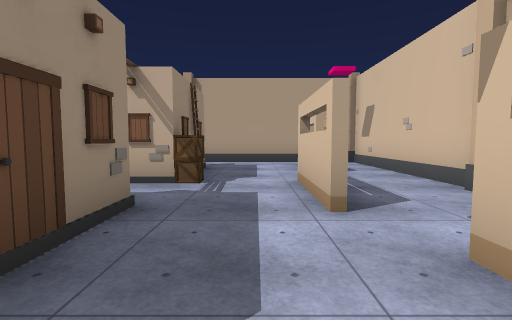
View 1 (above)

15 first-person views from a walk through a scene from a Unity 3-D project. The camera is 1.3 m above the floor, tilts 4° down and sees 85° across. The floor is counted in squares, 2 m on a side. Each view is taken from the middle of a square. On the plan, view 1 faces up. The plan holds only what a view shows up to about 9 squares ahead; the rest is blank. The place goes on beyond the plan. The player is left out. Some animated figures are not drawn. Some surface patterns are stand-ins.

View 2
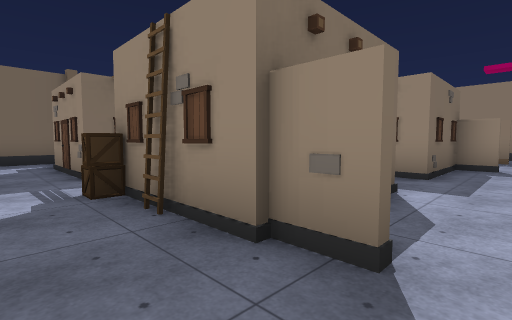

View 3
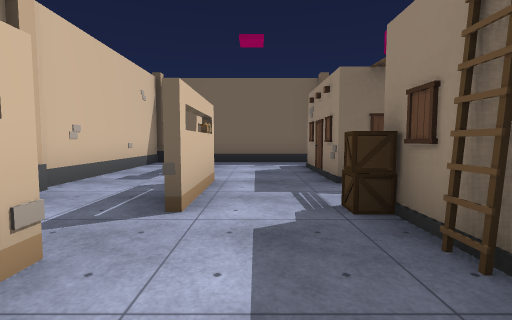

View 4
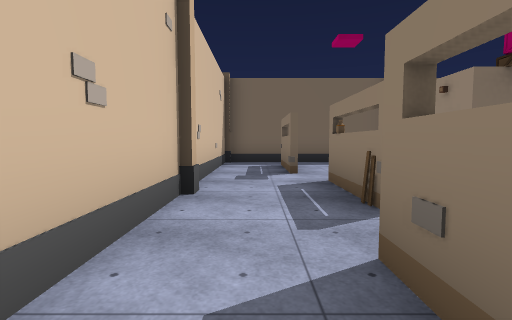

View 5
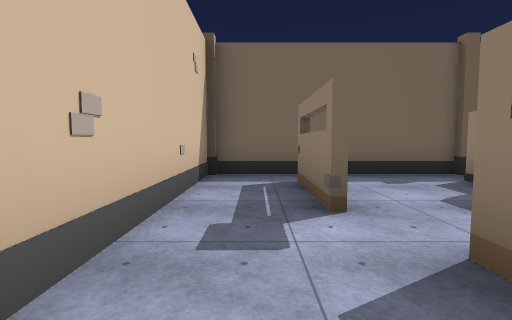

View 6
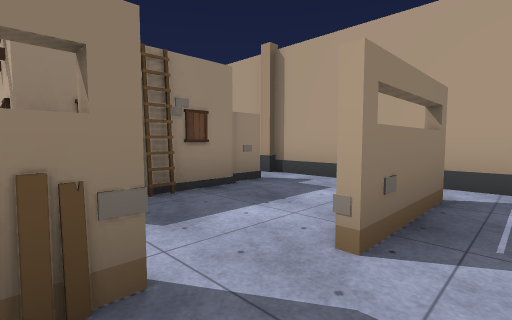

View 7
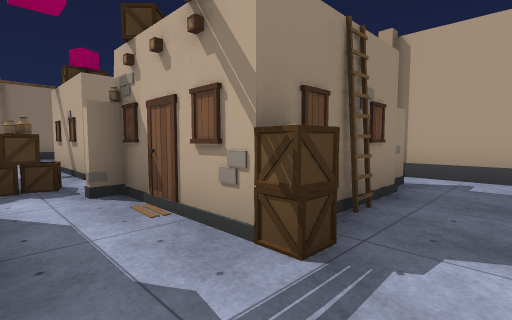

View 8
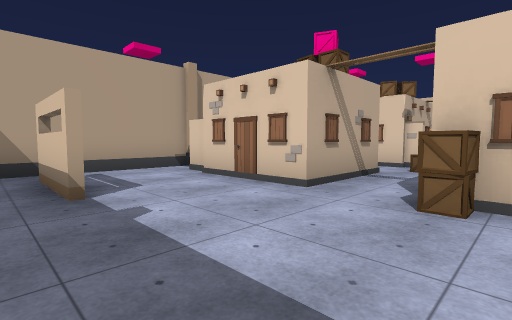

View 9
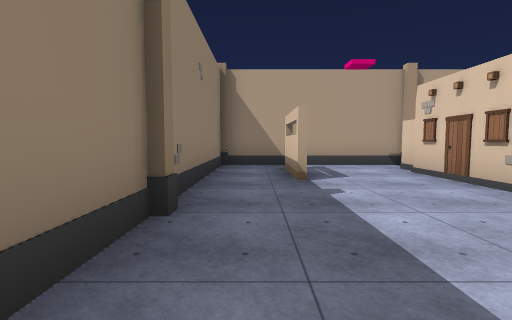

View 10
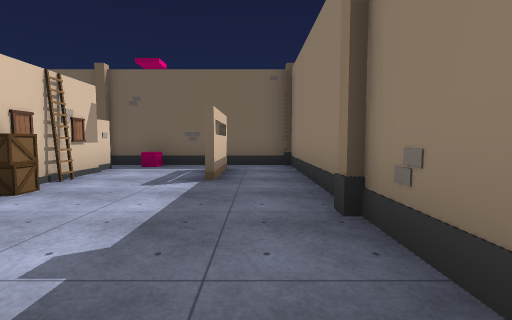

View 11
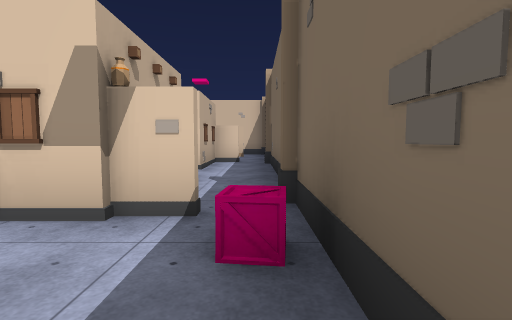

View 12
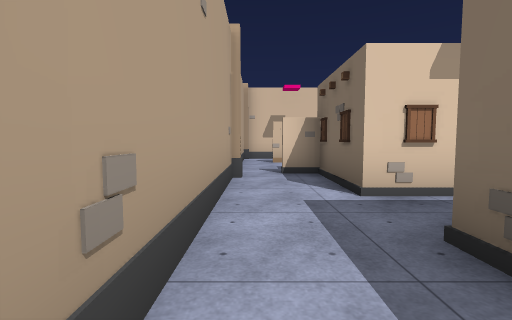

View 13
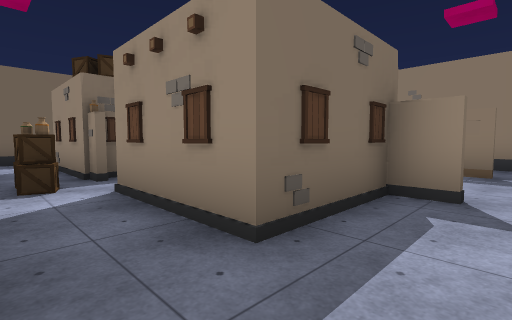

View 14
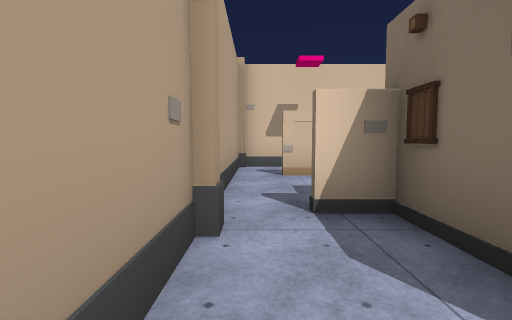

View 15
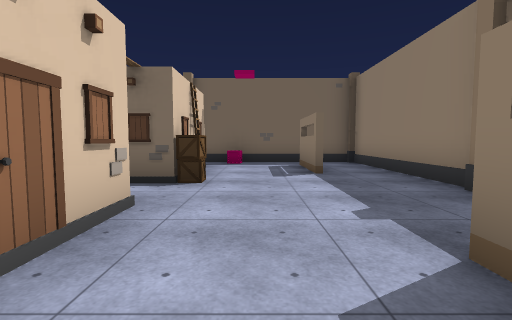

### Floor plan
Key: @ floor where view 1 was taken; # wall or solid block; . floor; / step, stairs or slope; B building; A box; P plank; O other object.
Columns run from 12 left of view 1 to 3 right of it. Each row starts with its distance up from view 1.
  9 ################
  8 #.....O........#
  7 #.#./#B////O.#.#
  6 #.#./  /B  #.O.#
  5 #.../  //  #.O.#
  4 #...A//AO#/A.P.#
  3 #...BA.AA///.O.O
  2 #...#  #/  /...O
  1 #.#..  //  #.O.O
  0 #.#.O#///B.#@O.O
 -1 #...A..........#
 -2 ################

Where each view was taken, in squares from view 1:
view 1: 0 up, 0 right, facing up
view 2: 8 up, 0 right, facing down-left
view 3: 7 up, 0 right, facing down
view 4: 7 up, 2 right, facing down
view 5: 4 up, 2 right, facing down
view 6: 4 up, 2 right, facing up-left
view 7: 3 up, 0 right, facing up-left
view 8: 2 up, 11 left, facing up-right
view 9: 1 up, 11 left, facing up
view 10: 6 up, 11 left, facing down
view 11: 1 down, 10 left, facing right
view 12: 8 up, 7 left, facing right
view 13: 8 up, 4 left, facing down-left
view 14: 8 up, 4 left, facing right
view 15: 7 up, 9 left, facing down
